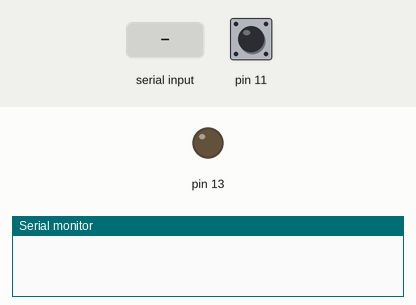
Simulated run of this sketch. Board: Arduino Uno, built with avr-gcc and run on an emulated ATmega328P. Shown: output pins drawn as LEDs (lit = HIGH), the last lines printed to the serial monitor. Inputs (shaded band) come from the test bench; at power-on: pin 11 HIGH.

Above: at 1.2 s.
1.3 s: pin 11 pulled LOW for 0.15 s
At 2.5 s:
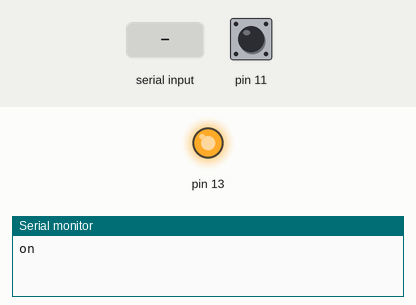
3.0 s: pin 11 pulled LOW for 1 s
At 5.0 s:
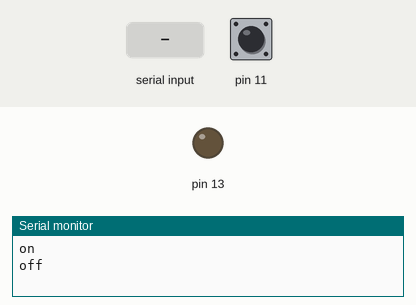
5.5 s: pin 11 pulled LOW for 3.2 s
At 9.8 s:
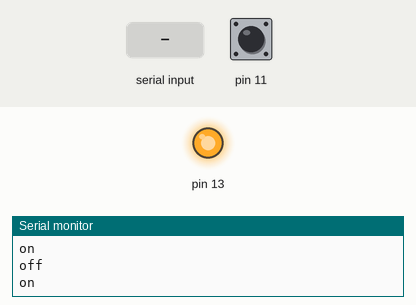
10.2 s: "0" received over Serial
At 11.6 s:
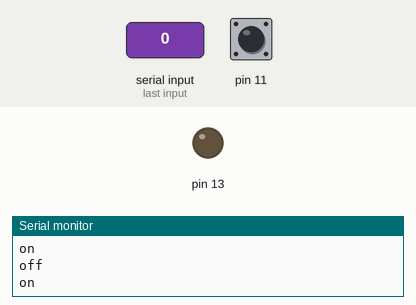
Timing chart, 0 to 12.7 s (numbered marks = the images above; inputs shaded):
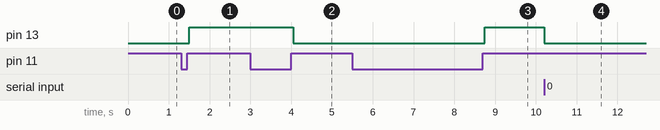

Measured:
- after the input at 1.3 s, pin 13: LOW → HIGH after 0.20 s
- after the input at 3.0 s, pin 13: HIGH → LOW after 1.1 s
- after the input at 5.5 s, pin 13: LOW → HIGH after 3.3 s
- after the input at 10.2 s, pin 13: HIGH → LOW at once

The sketch:

densangbat.ino
```cpp
void setup() {
  // put your setup code here, to run once:
  Serial.begin(9600);
  pinMode(13, OUTPUT);
  pinMode(11, INPUT_PULLUP);
}

void loop() {
  // put your main code here, to run repeatedly:
  if (Serial.available() != 0)
  {
    int a = Serial.read();
    if (a == 49)  digitalWrite(13, HIGH);
    else     if (a == 48)   digitalWrite(13, LOW);
  }
  if (digitalRead(11) == 0)
  {
    delay(50);
    while (digitalRead(11) == 0);
    delay(50);
    digitalWrite(13, !digitalRead(13));
    if (digitalRead(13) == 1)   Serial.println("on");
    else                     Serial.println("off");
  }
}
```
